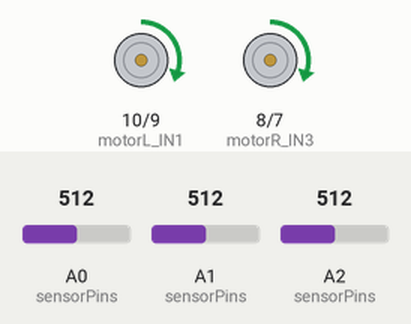
This sketch was run on a simulated Arduino Uno, built with avr-gcc and run on an emulated ATmega328P. Parts: motor-driver pin pairs drawn as motors (green arrow = first pin HIGH = forward, orange = second pin HIGH = backward, longer = more drive, scaled by the enable pin). The test bench sets the inputs (shaded band); at power-on: A0 (sensorPins) = 512, A2 (sensorPins) = 512, A1 (sensorPins) = 512. What the sketch prints to the serial monitor is not drawn.

Above: at 2.2 s.
2.3 s: A0 (sensorPins) set to 716
At 2.7 s:
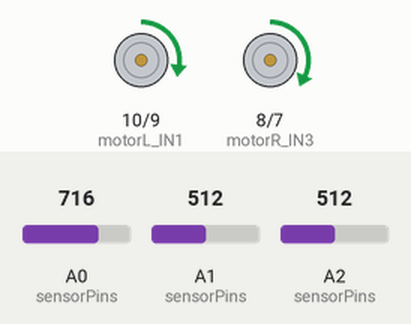
3.9 s: A2 (sensorPins) set to 1010
At 4.3 s:
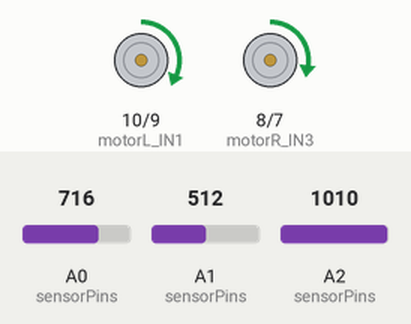
5.9 s: A1 (sensorPins) set to 306
At 7.0 s:
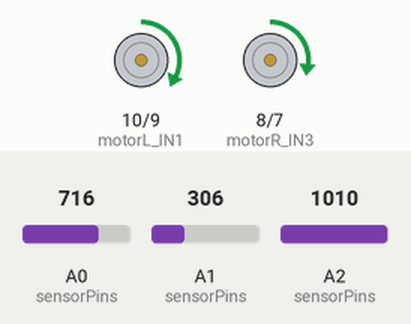
8.9 s: A0 (sensorPins) set to 290
At 9.3 s:
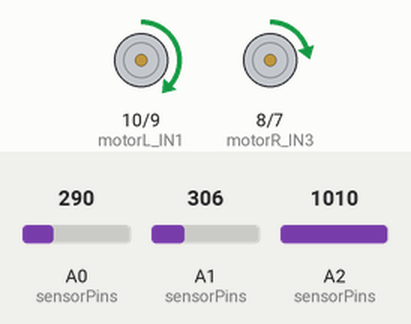
11.9 s: A1 (sensorPins) set to 122
13.4 s: A2 (sensorPins) set to 290
At 15.6 s:
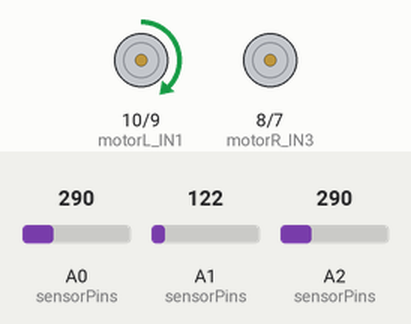
Timing chart, 0 to 16.8 s (numbered marks = the images above; inputs shaded):
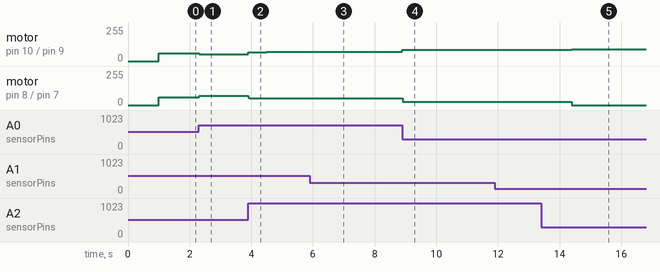

Measured:
- after the input at 2.3 s, motor on pin 10 (motorL_IN1) / pin 9 (motorL_IN2): forward 60/255 → forward 51/255 at once, → forward 50/255 0.12 s later; motor on pin 8 (motorR_IN3) / pin 7 (motorR_IN4): forward 60/255 → forward 68/255 at once, → forward 69/255 0.12 s later
- after the input at 3.9 s, motor on pin 10 (motorL_IN1) / pin 9 (motorL_IN2): forward 50/255 → forward 67/255 at once, → forward 68/255 0.59 s later; motor on pin 8 (motorR_IN3) / pin 7 (motorR_IN4): forward 69/255 → forward 52/255 at once, → forward 51/255 0.59 s later
- after the input at 5.9 s, motor on pin 10 (motorL_IN1) / pin 9 (motorL_IN2): forward 68/255 → forward 70/255 at once; motor on pin 8 (motorR_IN3) / pin 7 (motorR_IN4): forward 51/255 → forward 49/255 at once
- after the input at 8.9 s, motor on pin 10 (motorL_IN1) / pin 9 (motorL_IN2): forward 70/255 → forward 85/255 at once; motor on pin 8 (motorR_IN3) / pin 7 (motorR_IN4): forward 49/255 → forward 23/255 at once
- after the input at 13.4 s, motor on pin 10 (motorL_IN1) / pin 9 (motorL_IN2): forward 85/255 → forward 90/255 after 1.0 s; motor on pin 8 (motorR_IN3) / pin 7 (motorR_IN4): forward 23/255 → stopped after 1.0 s

The sketch:

line_follower_pid.ino
```cpp
// ========== PIN DEFINITIONS ==========
const int s1 = A0; // kiri
const int s2 = A1; // tengah
const int s3 = A2; // kanan
const int SENSOR_COUNT = 3;
const int sensorPins[SENSOR_COUNT] = {s1, s2, s3};
const int sensorPositions[SENSOR_COUNT] = {-2, 0, 2};
const float SEARCH_DEADBAND = 0.25; // harus lebih kecil dari rentang error +/-2

const int motorL_IN1 = 10;
const int motorL_IN2 = 9;
const int motorL_ENA = 11;

const int motorR_IN3 = 8;
const int motorR_IN4 = 7;
const int motorR_ENB = 6;

// ========== PID CONSTANTS ==========
float Kp = 18.0;
float Ki = 0.01;
float Kd = 5.0;

// ========== MOTOR SETTINGS ==========
const int baseSpeedR = 60;   // PWM dasar motor kanan
const int baseSpeedL = 60;   // PWM dasar motor kiri
const int maxSpeed   = 85;
const int minSpeed   = 0;

// ========== THRESHOLD ==========
const int THRESHOLD_KIRI   = 300; // s1 / A0, nilai 0-1023
const int THRESHOLD_TENGAH = 300; // s2 / A1, nilai 0-1023
const int THRESHOLD_KANAN  = 300; // s3 / A2, nilai 0-1023
const int sensorThresholds[SENSOR_COUNT] = {
  THRESHOLD_KIRI, THRESHOLD_TENGAH, THRESHOLD_KANAN
};

// ========== VARIABLES ==========
float error      = 0, lastError  = 0;
float integral   = 0, derivative = 0;
float pidOutput  = 0;
int   leftSpeed  = 0, rightSpeed = 0;
bool  lineDetected = false;
unsigned long lastLineTime = 0;
int searchDirection = 0;

void setup() {
  Serial.begin(115200);

  for (int i = 0; i < SENSOR_COUNT; i++) {
    pinMode(sensorPins[i], INPUT);
  }

  pinMode(motorL_IN1, OUTPUT);
  pinMode(motorL_IN2, OUTPUT);
  pinMode(motorL_ENA, OUTPUT);
  pinMode(motorR_IN3, OUTPUT);
  pinMode(motorR_IN4, OUTPUT);
  pinMode(motorR_ENB, OUTPUT);

  stopMotors();
  Serial.println("=== Robot Ready ===");
  delay(1000);
}

// ========== BACA SENSOR ==========
float readSensors() {
  int sensorVal[SENSOR_COUNT];
  int weightedSum = 0;
  int totalWeight = 0;

  for (int i = 0; i < SENSOR_COUNT; i++) {
    sensorVal[i] = analogRead(sensorPins[i]);
    if (sensorVal[i] > sensorThresholds[i]) {
      int weight = sensorVal[i] - sensorThresholds[i];
      weightedSum += sensorPositions[i] * weight;
      totalWeight += weight;
    }
  }

  if (totalWeight == 0) {
    lineDetected = false;
    integral = 0;
    return error;
  }

  lineDetected = true;
  lastLineTime = millis();

  return (float)weightedSum / totalWeight;
}

// ========== PID ==========
void calculatePID() {
  float P = Kp * error;

  integral += error;
  integral  = constrain(integral, -100, 100);
  float I   = Ki * integral;

  derivative = error - lastError;
  float D    = Kd * derivative;

  pidOutput = P + I + D;
  lastError = error;
}

// ========== MOTOR ==========
void moveMotors() {
  leftSpeed  = baseSpeedL + pidOutput;
  rightSpeed = baseSpeedR - pidOutput;

  leftSpeed  = constrain(leftSpeed,  minSpeed, maxSpeed);
  rightSpeed = constrain(rightSpeed, minSpeed, maxSpeed);

  setLeftMotor(1, leftSpeed);
  setRightMotor(1, rightSpeed);
}

void stopMotors() {
  digitalWrite(motorL_IN1, LOW);
  digitalWrite(motorL_IN2, LOW);
  analogWrite(motorL_ENA, 0);
  digitalWrite(motorR_IN3, LOW);
  digitalWrite(motorR_IN4, LOW);
  analogWrite(motorR_ENB, 0);
}

void setLeftMotor(int direction, int speed) {
  if (direction == 1) {
    digitalWrite(motorL_IN1, HIGH);
    digitalWrite(motorL_IN2, LOW);
  } else if (direction == -1) {
    digitalWrite(motorL_IN1, LOW);
    digitalWrite(motorL_IN2, HIGH);
  } else {
    digitalWrite(motorL_IN1, LOW);
    digitalWrite(motorL_IN2, LOW);
    speed = 0;
  }
  analogWrite(motorL_ENA, constrain(speed, 0, 255));
}

void setRightMotor(int direction, int speed) {
  if (direction == 1) {
    digitalWrite(motorR_IN3, HIGH);
    digitalWrite(motorR_IN4, LOW);
  } else if (direction == -1) {
    digitalWrite(motorR_IN3, LOW);
    digitalWrite(motorR_IN4, HIGH);
  } else {
    digitalWrite(motorR_IN3, LOW);
    digitalWrite(motorR_IN4, LOW);
    speed = 0;
  }
  analogWrite(motorR_ENB, constrain(speed, 0, 255));
}

// ========== DEBUG ==========
void debugOutput() {
  // Debug tiga sensor: kiri, tengah, kanan.
  for (int i = 0; i < SENSOR_COUNT; i++) {
    if (i > 0) Serial.print(" ");
    Serial.print(analogRead(sensorPins[i]));
  }
  Serial.println();
}

// ========== LOOP ==========
void loop() {
  error = readSensors();

  // ==========================
  // PID
  // ==========================
  if (lineDetected) {

    if (error > SEARCH_DEADBAND)
      searchDirection = 1;
    else if (error < -SEARCH_DEADBAND)
      searchDirection = -1;

    calculatePID();
    moveMotors();
  }

  // ==========================
  // LOST LINE
  // ==========================
  else {

    if (millis() - lastLineTime < 1000) {

      moveMotors();
    }
    else {

      if (searchDirection == 1) {

        setLeftMotor(1, 90);
        setRightMotor(1, 0);
      }
      else if (searchDirection == -1) {

        setLeftMotor(1, 0);
        setRightMotor(1, 90);
      }
    }
  }
  debugOutput();
  delay(1);
}
```
